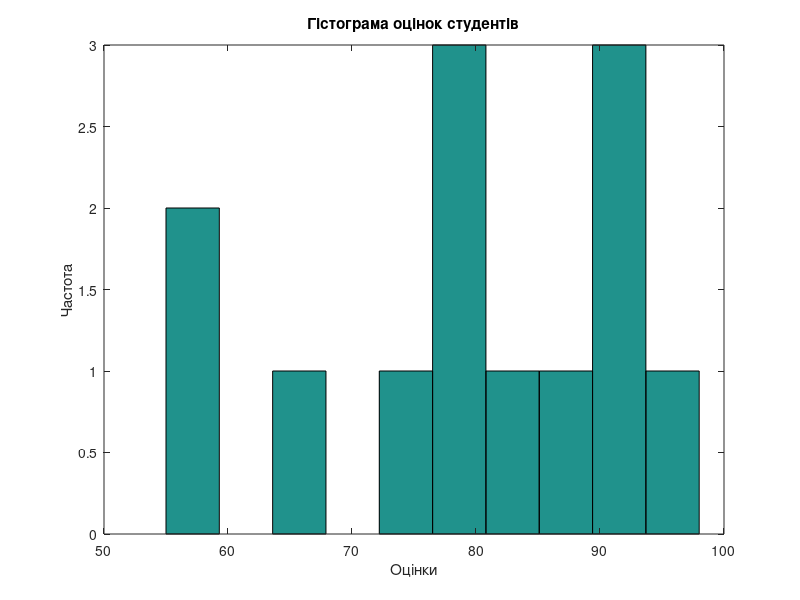
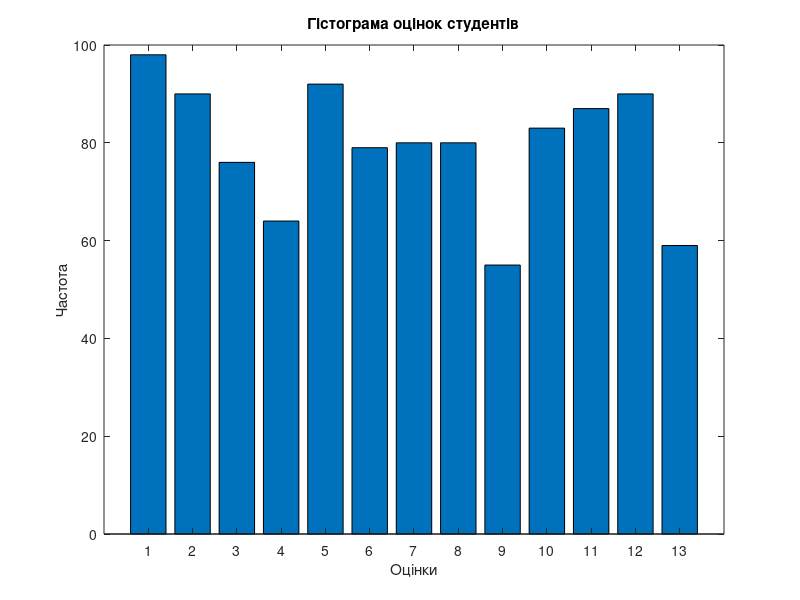

These charts were generated, in order, by the following MATLAB code:
grades = [98, 90, 76, 64, 92, 79, 80, 80, 55, 83, 87, 90, 59, ];

figure;
hist(grades);
xlabel('Оцінки');
ylabel('Частота');
title('Гістограма оцінок студентів');

figure;
bar(1:numel(grades), grades);
xlabel('Оцінки');
ylabel('Частота');
title('Гістограма оцінок студентів');


